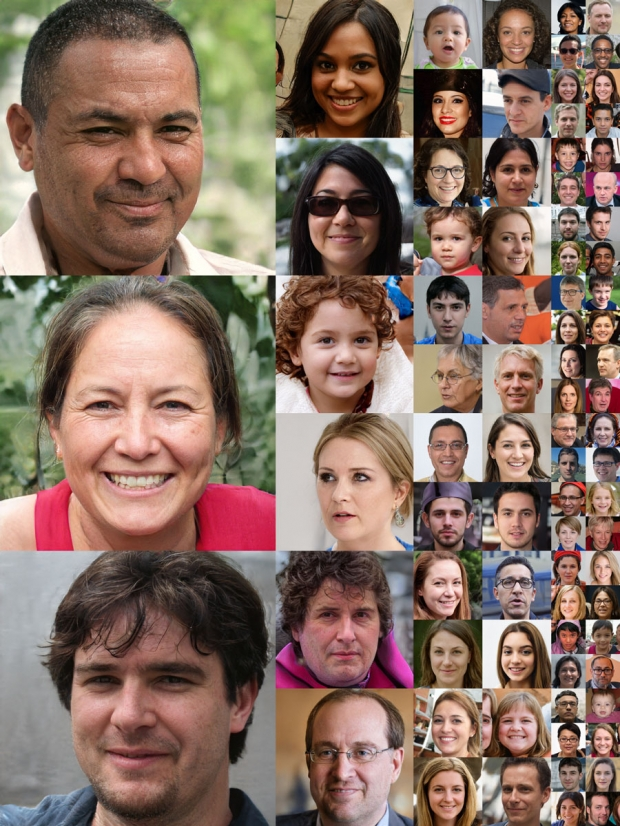
#> input picture Detecting face/images/faces.jpg, 620 x 826 px
$ python simple_thresholding.py --image '../Detecting face/images/faces.jpg'
#> lines starting #> are read from the running program, lines starting #| are printed output that depends on the picture; after the words box and inside, x2 and y2 are one past the last pixel; in counts of white or black regions, pixels touching at a corner belong together
import numpy as np
import argparse
import cv2
ap = argparse.ArgumentParser()
ap.add_argument("-i", "--image", required=True, help="Path to the image")
args = vars(ap.parse_args())
image = cv2.imread(args["image"])
#> image is the input picture: shape (826, 620, 3); mean B, G, R 99.8, 112, 136.2
image = cv2.cvtColor(image, cv2.COLOR_BGR2GRAY)
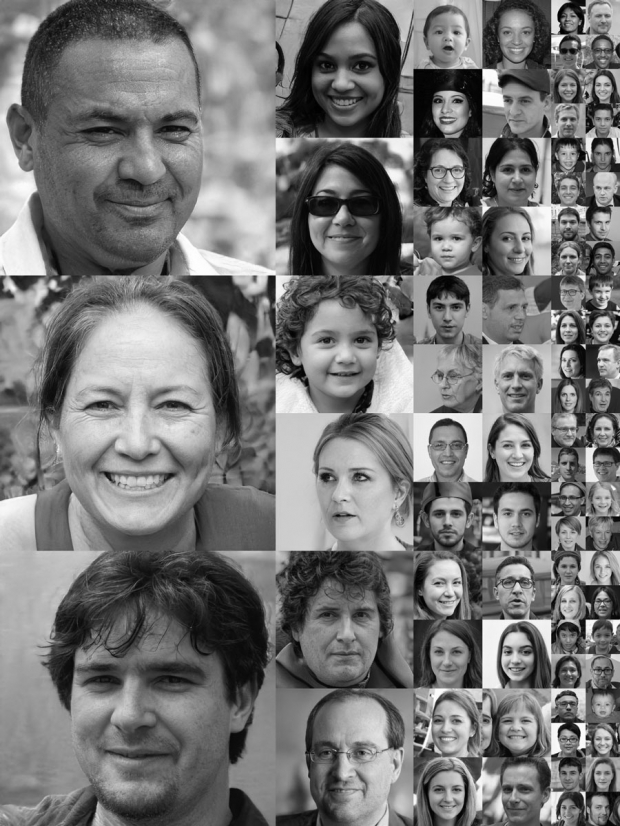
#> image: shape (826, 620); min 0, max 255, mean 117.8
blurred = cv2.GaussianBlur(image, (5,5), 0)
cv2.imshow("Image", image)
(T, thresh) = cv2.threshold(blurred, 200, 255, cv2.THRESH_BINARY) # 이미지(single channel), 임계값, 임계값을 넘었을 때 적용할 value, threshloding type
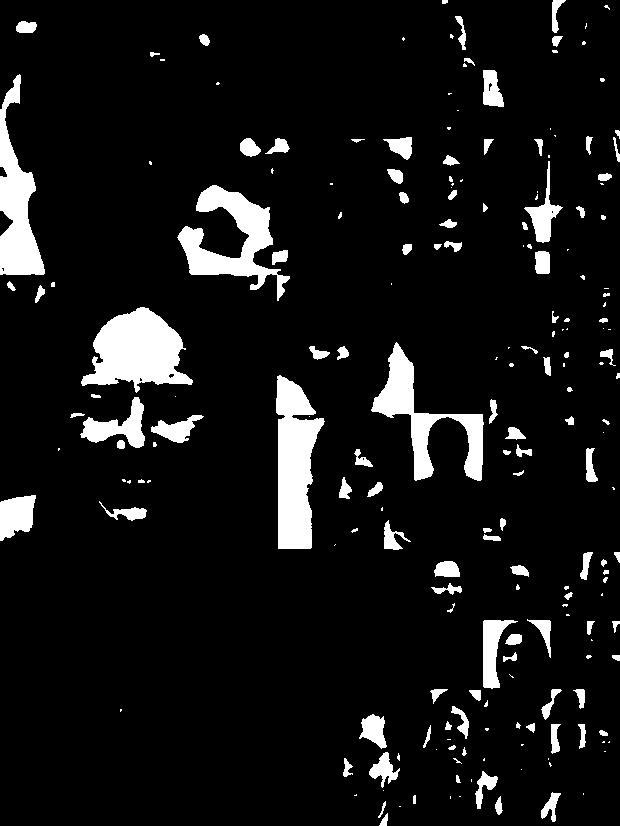
#> thresh: shape (826, 620); 8.4% white; 204 white regions (89 under 20 px), largest, box (x1, y1, x2, y2) and area: (81, 307, 193, 393) 5706, (276, 375, 325, 549) 5592, (177, 185, 290, 301) 4731
# T에는 임계값이 들어감
cv2.imshow("Threshold Binary", thresh)
(T, threshInv) = cv2.threshold(blurred, 200, 255, cv2.THRESH_BINARY_INV)
cv2.imshow("Threshold Binary Inverse", threshInv)
cv2.imshow("Coins", cv2.bitwise_and(image, image, mask=threshInv))
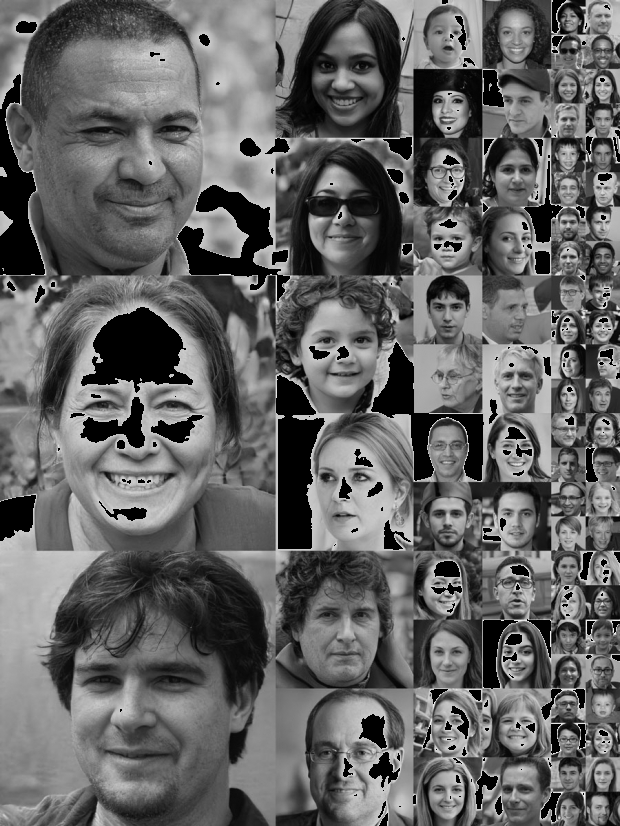
#> window 'Coins': shape (826, 620); min 0, max 250, mean 99.3
cv2.waitKey(0)
